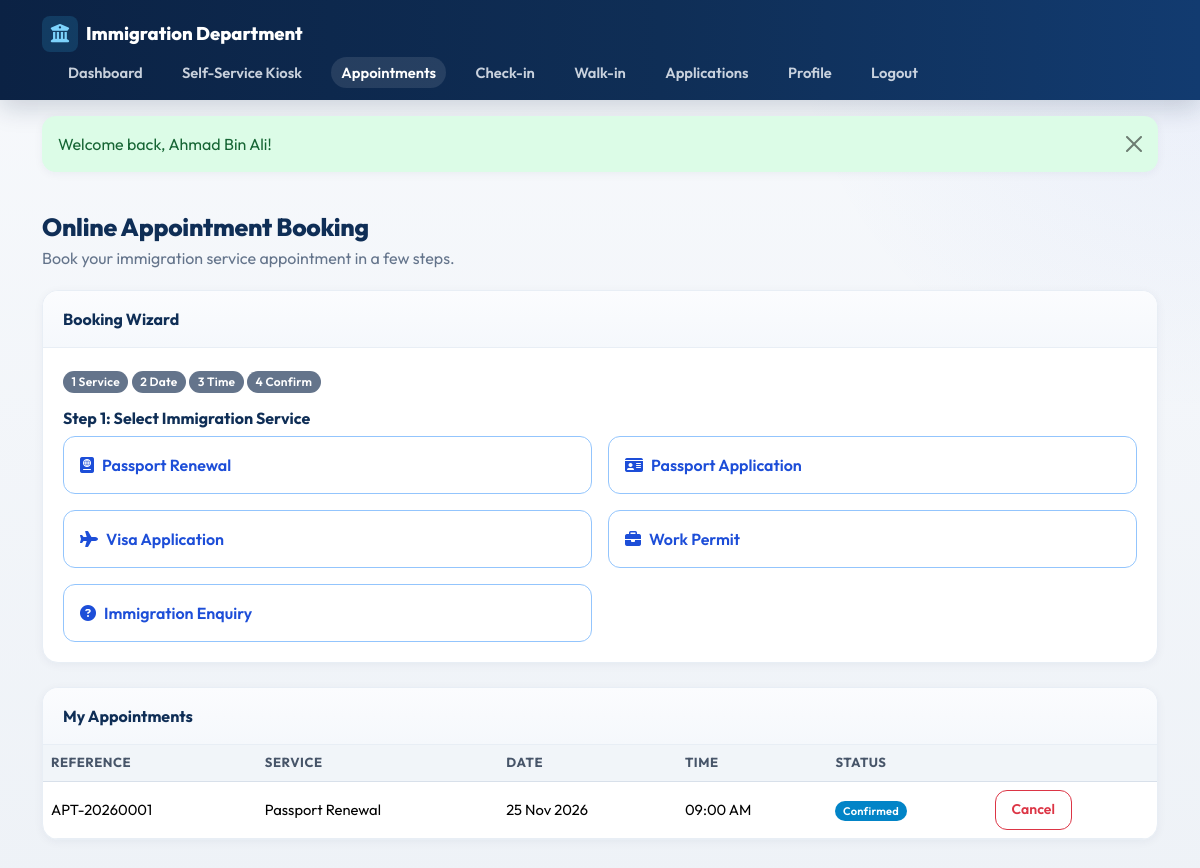
The app's page /public/appointments.php (signed in) with its own data.
### tables this page shows
CREATE TABLE services (
    id INT UNSIGNED AUTO_INCREMENT PRIMARY KEY,
    name VARCHAR(100) NOT NULL,
    code VARCHAR(20) NOT NULL UNIQUE,
    description TEXT,
    estimated_duration INT NOT NULL DEFAULT 15 COMMENT 'minutes',
    queue_prefix CHAR(1) NOT NULL DEFAULT 'A',
    icon VARCHAR(50) DEFAULT 'fa-passport',
    is_active TINYINT(1) NOT NULL DEFAULT 1,
    created_at DATETIME NOT NULL DEFAULT CURRENT_TIMESTAMP,
    updated_at DATETIME NOT NULL DEFAULT CURRENT_TIMESTAMP ON UPDATE CURRENT_TIMESTAMP
);

CREATE TABLE appointments (
    id INT UNSIGNED AUTO_INCREMENT PRIMARY KEY,
    reference_no VARCHAR(30) NOT NULL UNIQUE,
    user_id INT UNSIGNED NOT NULL,
    service_id INT UNSIGNED NOT NULL,
    slot_id INT UNSIGNED NOT NULL,
    appointment_date DATE NOT NULL,
    appointment_time TIME NOT NULL,
    remarks TEXT,
    reminder_option ENUM('none','email','sms','both') NOT NULL DEFAULT 'email',
    status ENUM('pending','confirmed','checked_in','completed','cancelled','no_show') NOT NULL DEFAULT 'confirmed',
    created_at DATETIME NOT NULL DEFAULT CURRENT_TIMESTAMP,
    updated_at DATETIME NOT NULL DEFAULT CURRENT_TIMESTAMP ON UPDATE CURRENT_TIMESTAMP,
    INDEX idx_appt_user (user_id),
    INDEX idx_appt_date (appointment_date),
    INDEX idx_appt_status (status),
    CONSTRAINT fk_appt_user FOREIGN KEY (user_id) REFERENCES users(id) ON DELETE CASCADE,
    CONSTRAINT fk_appt_service FOREIGN KEY (service_id) REFERENCES services(id),
    CONSTRAINT fk_appt_slot FOREIGN KEY (slot_id) REFERENCES appointment_slots(id)
);

### public/appointments.php (the view, shortened to what this page needs)
<?php
require_once dirname(__DIR__) . '/includes/functions.php';
$user = require_login('public');
$pdo = db();
$services = $pdo->query('SELECT * FROM services WHERE is_active=1 ORDER BY id')->fetchAll();
$serviceId = (int)get('service_id', 0);
$date = (string)get('date', '');
$slotId = (int)get('slot_id', 0);
$myAppts = $pdo->prepare('SELECT a.*, s.name AS service_name FROM appointments a JOIN services s ON s.id=a.service_id WHERE a.user_id=? ORDER BY a.appointment_date DESC');
$myAppts->execute([$user['id']]);
$appointments = $myAppts->fetchAll();
require dirname(__DIR__) . '/includes/header.php';
require dirname(__DIR__) . '/includes/public_header.php';
?>
<div class="container py-4">
  <h3 class="page-title">Online Appointment Booking</h3>
  <p class="page-subtitle">Book your immigration service appointment in a few steps.</p>
  <div class="card-panel mb-4">
    <div class="card-panel-header">Booking Wizard</div>
    <div class="card-panel-body">
      <div class="mb-3">
        <span class="badge <?= $serviceId?'bg-primary':'bg-secondary' ?>">1 Service</span>
        <span class="badge <?= $date?'bg-primary':'bg-secondary' ?>">2 Date</span>
        <span class="badge <?= $slotId?'bg-primary':'bg-secondary' ?>">3 Time</span>
        <span class="badge bg-secondary">4 Confirm</span>
      </div>
      <?php if (!$serviceId): ?>
        <h6>Step 1: Select Immigration Service</h6>
        <div class="row g-3">
          <?php foreach ($services as $s): ?>
            <div class="col-md-6"><a class="btn btn-outline-primary w-100 text-start py-3" href="?service_id=<?= (int)$s['id'] ?>"><i class="fa-solid <?= e($s['icon']) ?> me-2"></i><?= e($s['name']) ?></a></div>
          <?php endforeach; ?>
        </div>
      <?php endif; ?>
    </div>
  </div>
  <div class="card-panel">
    <div class="card-panel-header">My Appointments</div>
    <div class="card-panel-body p-0 table-responsive">
      <table class="table mb-0">
        <thead><tr><th>Reference</th><th>Service</th><th>Date</th><th>Time</th><th>Status</th><th></th></tr></thead>
        <tbody>
        <?php foreach ($appointments as $a): ?>
          <tr>
            <td><?= e($a['reference_no']) ?></td>
            <td><?= e($a['service_name']) ?></td>
            <td><?= format_date($a['appointment_date']) ?></td>
            <td><?= format_time($a['appointment_time']) ?></td>
            <td><?= status_badge($a['status']) ?></td>
            <td>
              <?php if (in_array($a['status'], ['pending','confirmed'], true)): ?>
              <form method="post" class="d-inline" onsubmit="return confirm('Cancel this appointment?')">
                <button class="btn btn-sm btn-outline-danger">Cancel</button>
              </form>
              <?php endif; ?>
            </td>
          </tr>
        <?php endforeach; ?>
        </tbody>
      </table>
    </div>
  </div>
</div>
<?php require dirname(__DIR__) . '/includes/footer.php'; ?>

### includes/functions.php (shortened to what this page needs)
<?php
function e(?string $value): string
{
    return htmlspecialchars((string)$value, ENT_QUOTES, 'UTF-8');
}
function get(string $key, $default = null)
{
    return $_GET[$key] ?? $default;
}
function status_badge(string $status): string
{
    $map = [
        'waiting' => 'warning',
        'serving' => 'primary',
        'completed' => 'success',
        'skipped' => 'secondary',
        'cancelled' => 'danger',
        'no_show' => 'dark',
        'pending' => 'warning',
        'confirmed' => 'info',
        'checked_in' => 'primary',
        'under_review' => 'info',
        'approved' => 'success',
        'rejected' => 'danger',
        'additional_docs' => 'warning',
        'available' => 'success',
        'offline' => 'secondary',
        'online' => 'success',
        'break' => 'warning',
    ];
    $class = $map[$status] ?? 'secondary';
    $label = ucwords(str_replace('_', ' ', $status));
    return '<span class="badge bg-' . $class . '">' . e($label) . '</span>';
}
function format_date(?string $d): string
{
    return date('d M Y', strtotime($d));
}
function format_time(?string $t): string
{
    return date('h:i A', strtotime($t));
}

### assets/css/style.css (style rules this page uses)
:root { --primary-navy: #0F2E56; --secondary-blue: #1D4ED8; --accent-teal: #0F766E; --accent-sky: #0284C7; --light-bg: #EEF2F7; --surface: #FFFFFF; --border: #D8E0EA; --border-soft: #E8EEF5; --success: #15803D; --success-soft: #DCFCE7; --warning: #B45309; --warning-soft: #FEF3C7; --danger: #B91C1C; --danger-soft: #FEE2E2; --info: #0369A1; --info-soft: #E0F2FE; --text: #0F172A; --text-muted: #64748B; --sidebar-width: 268px; --topbar-height: 68px; --radius: 16px; --shadow: 0 8px 24px rgba(15, 46, 86, .08); --shadow-sm: 0 2px 10px rgba(15, 46, 86, .05); }
* { box-sizing: border-box; }
body { font-family: "Outfit", "Segoe UI", Tahoma, sans-serif; background: radial-gradient(circle at top right, rgba(29,78,216,.06), transparent 28%), linear-gradient(180deg, #F7F9FC 0%, var(--light-bg) 100%); color: var(--text); margin: 0; min-height: 100vh; }
a { text-decoration: none; color: var(--secondary-blue); }
h1, h2, h3, h4, h5, h6 { color: var(--primary-navy); font-weight: 700; }
.btn { border-radius: 12px; font-weight: 600; padding: .55rem 1rem; transition: transform .15s ease, box-shadow .15s ease, background .15s ease; }
.btn-outline-primary { color: var(--secondary-blue); border-color: #93C5FD; background: #fff; }
.badge { font-weight: 600; letter-spacing: .02em; border-radius: 999px; padding: .4em .7em; }
.bg-info { background-color: #0284C7 !important; }
.bg-secondary { background-color: #64748B !important; }
.page-title { font-size: 1.55rem; font-weight: 800; color: var(--primary-navy); margin: 0 0 4px; letter-spacing: -.01em; }
.page-subtitle { color: var(--text-muted); margin-bottom: 20px; }
.card-panel { background: var(--surface); border-radius: var(--radius); box-shadow: var(--shadow-sm); border: 1px solid var(--border-soft); margin-bottom: 20px; overflow: hidden; }
.card-panel .card-panel-header { padding: 16px 20px; border-bottom: 1px solid var(--border-soft); display: flex; justify-content: space-between; align-items: center; font-weight: 700; color: var(--primary-navy); background: linear-gradient(180deg, #FBFCFE, #F5F8FC); }
.card-panel .card-panel-body { padding: 20px; }
.table { --bs-table-bg: transparent; }
.table thead th { background: #F1F5F9; color: #475569; font-weight: 700; font-size: .82rem; text-transform: uppercase; letter-spacing: .04em; border-bottom: 1px solid var(--border); white-space: nowrap; }
.table td { vertical-align: middle; font-size: .92rem; border-color: var(--border-soft); }

### records on screen
services: name "Passport Renewal"
services: name "Passport Application"
services: name "Visa Application"
services: name "Work Permit"
services: name "Immigration Enquiry"
appointments: reference_no "APT-20260001", service.name "Passport Renewal", appointment_date "25 Nov 2026", appointment_time "09:00 AM", status "Confirmed"

### other values on screen
$flash['message'] "Welcome back, Ahmad Bin Ali!"
